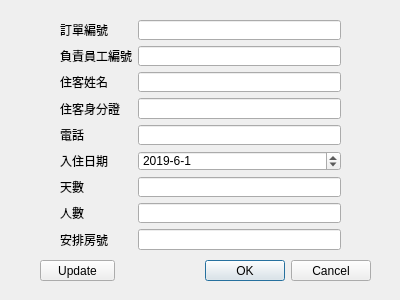
<?xml version="1.0" encoding="UTF-8"?>
<ui version="4.0">
 <class>Dialog</class>
 <widget class="QDialog" name="Dialog">
  <property name="geometry">
   <rect>
    <x>0</x>
    <y>0</y>
    <width>400</width>
    <height>300</height>
   </rect>
  </property>
  <property name="windowTitle">
   <string>Dialog</string>
  </property>
  <widget class="QDialogButtonBox" name="buttonBox">
   <property name="geometry">
    <rect>
     <x>30</x>
     <y>260</y>
     <width>341</width>
     <height>21</height>
    </rect>
   </property>
   <property name="orientation">
    <enum>Qt::Horizontal</enum>
   </property>
   <property name="standardButtons">
    <set>QDialogButtonBox::Cancel|QDialogButtonBox::Ok</set>
   </property>
  </widget>
  <widget class="QWidget" name="formLayoutWidget">
   <property name="geometry">
    <rect>
     <x>60</x>
     <y>20</y>
     <width>281</width>
     <height>230</height>
    </rect>
   </property>
   <layout class="QFormLayout" name="formLayout">
    <item row="0" column="0">
     <widget class="QLabel" name="label">
      <property name="text">
       <string>訂單編號</string>
      </property>
     </widget>
    </item>
    <item row="0" column="1">
     <widget class="QLineEdit" name="lineEdit"/>
    </item>
    <item row="1" column="0">
     <widget class="QLabel" name="label_2">
      <property name="text">
       <string>負責員工編號</string>
      </property>
     </widget>
    </item>
    <item row="1" column="1">
     <widget class="QLineEdit" name="lineEdit_2"/>
    </item>
    <item row="2" column="0">
     <widget class="QLabel" name="label_3">
      <property name="text">
       <string>住客姓名</string>
      </property>
     </widget>
    </item>
    <item row="3" column="1">
     <widget class="QLineEdit" name="lineEdit_4"/>
    </item>
    <item row="2" column="1">
     <widget class="QLineEdit" name="lineEdit_3"/>
    </item>
    <item row="4" column="0">
     <widget class="QLabel" name="label_5">
      <property name="text">
       <string>電話</string>
      </property>
     </widget>
    </item>
    <item row="5" column="0">
     <widget class="QLabel" name="label_6">
      <property name="text">
       <string>入住日期</string>
      </property>
     </widget>
    </item>
    <item row="6" column="0">
     <widget class="QLabel" name="label_7">
      <property name="text">
       <string>天數</string>
      </property>
     </widget>
    </item>
    <item row="7" column="0">
     <widget class="QLabel" name="label_8">
      <property name="text">
       <string>人數</string>
      </property>
     </widget>
    </item>
    <item row="8" column="0">
     <widget class="QLabel" name="label_9">
      <property name="text">
       <string>安排房號</string>
      </property>
     </widget>
    </item>
    <item row="4" column="1">
     <widget class="QLineEdit" name="lineEdit_5"/>
    </item>
    <item row="6" column="1">
     <widget class="QLineEdit" name="lineEdit_7"/>
    </item>
    <item row="7" column="1">
     <widget class="QLineEdit" name="lineEdit_8"/>
    </item>
    <item row="8" column="1">
     <widget class="QLineEdit" name="lineEdit_9"/>
    </item>
    <item row="3" column="0">
     <widget class="QLabel" name="label_4">
      <property name="text">
       <string>住客身分證</string>
      </property>
     </widget>
    </item>
    <item row="5" column="1">
     <widget class="QDateEdit" name="dateEdit">
      <property name="dateTime">
       <datetime>
        <hour>0</hour>
        <minute>0</minute>
        <second>0</second>
        <year>2019</year>
        <month>6</month>
        <day>1</day>
       </datetime>
      </property>
      <property name="displayFormat">
       <string>yyyy-M-d</string>
      </property>
      <property name="date">
       <date>
        <year>2019</year>
        <month>6</month>
        <day>1</day>
       </date>
      </property>
     </widget>
    </item>
   </layout>
  </widget>
  <widget class="QPushButton" name="pushButton">
   <property name="geometry">
    <rect>
     <x>40</x>
     <y>260</y>
     <width>75</width>
     <height>21</height>
    </rect>
   </property>
   <property name="text">
    <string>Update</string>
   </property>
  </widget>
 </widget>
 <resources/>
 <connections>
  <connection>
   <sender>buttonBox</sender>
   <signal>accepted()</signal>
   <receiver>Dialog</receiver>
   <slot>accept()</slot>
   <hints>
    <hint type="sourcelabel">
     <x>248</x>
     <y>254</y>
    </hint>
    <hint type="destinationlabel">
     <x>157</x>
     <y>274</y>
    </hint>
   </hints>
  </connection>
  <connection>
   <sender>buttonBox</sender>
   <signal>rejected()</signal>
   <receiver>Dialog</receiver>
   <slot>reject()</slot>
   <hints>
    <hint type="sourcelabel">
     <x>316</x>
     <y>260</y>
    </hint>
    <hint type="destinationlabel">
     <x>286</x>
     <y>274</y>
    </hint>
   </hints>
  </connection>
 </connections>
</ui>
